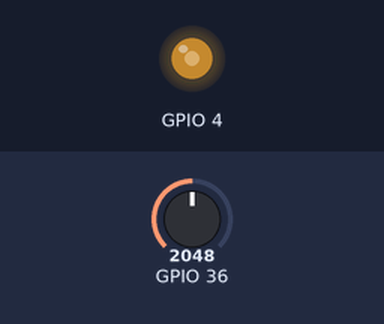
A sketch run on a simulated ESP32. On the bench: output pins drawn as LEDs (lit = HIGH). Inputs (shaded band) come from the test bench; at power-on: GPIO 36 = 2048. What the sketch prints to the serial monitor is not drawn.

Above: at 1.2 s.
1.3 s: GPIO 36 set to 1668
At 2.5 s:
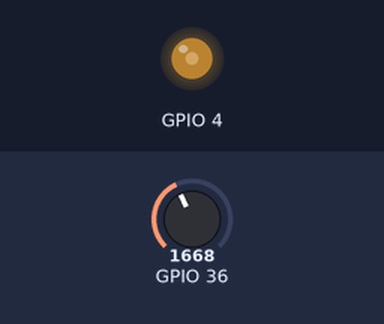
4.3 s: GPIO 36 set to 1577
At 4.8 s:
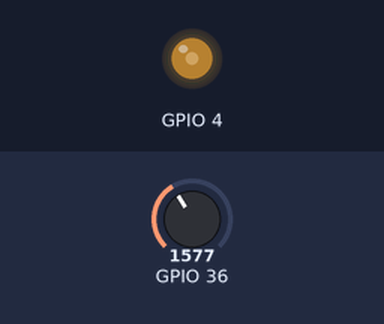
5.8 s: GPIO 36 set to 491
At 7.0 s:
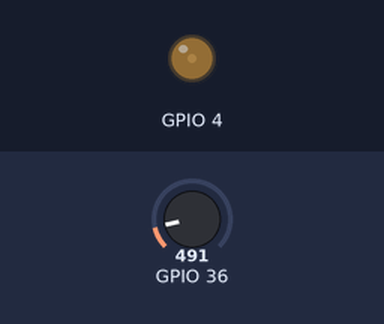
7.3 s: GPIO 36 set to 2866
At 8.2 s:
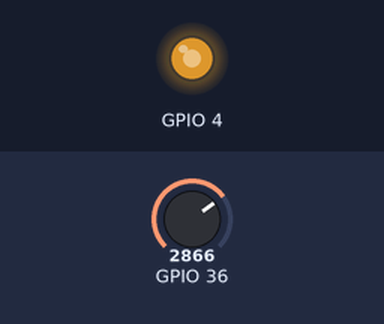
8.8 s: GPIO 36 set to 3603
At 9.4 s:
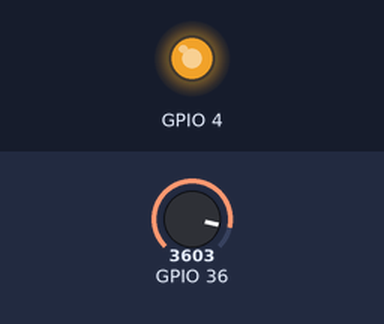
10.3 s: GPIO 36 set to 2047
At 11.7 s:
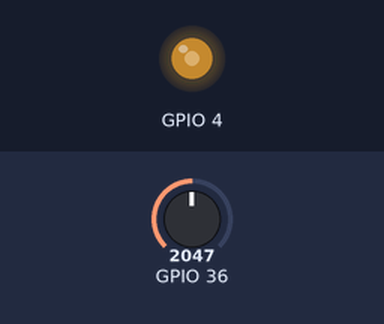
Timing chart, 0 to 13.3 s (numbered marks = the images above; inputs shaded):
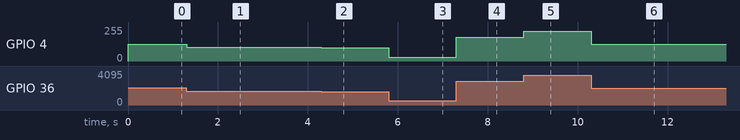

The sketch:

Lab_7_record_TEST_7.2.ino
```cpp
#include <analogWrite.h>
int GetAnalog0;
void setup() {
  pinMode(4,OUTPUT);
  Serial.begin(115200);
}

void loop() {
  GetAnalog0 = analogRead(36);
  int mapValue = map(GetAnalog0,0,4095,0,255);
  analogWrite(4,mapValue);
  char str[50];
  sprintf(str,"A0 = %d,Map value = %d",GetAnalog0,mapValue);
  Serial.print(str);
  Serial.println();

}
```

Measured:
- after the input at 1.3 s, GPIO 4: 127/255 → 103/255 at once
- after the input at 4.3 s, GPIO 4: 103/255 → 98/255 at once
- after the input at 5.8 s, GPIO 4: 98/255 → 30/255 at once
- after the input at 7.3 s, GPIO 4: 30/255 → 178/255 at once
- after the input at 8.8 s, GPIO 4: 178/255 → 224/255 at once
- after the input at 10.3 s, GPIO 4: 224/255 → 127/255 at once
